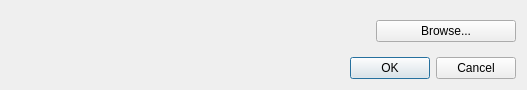
<?xml version="1.0" encoding="UTF-8"?>
<ui version="4.0">
 <class>ExtractDialog</class>
 <widget class="QDialog" name="ExtractDialog">
  <property name="geometry">
   <rect>
    <x>0</x>
    <y>0</y>
    <width>523</width>
    <height>94</height>
   </rect>
  </property>
  <property name="sizePolicy">
   <sizepolicy hsizetype="Maximum" vsizetype="Fixed">
    <horstretch>0</horstretch>
    <verstretch>0</verstretch>
   </sizepolicy>
  </property>
  <property name="windowTitle">
   <string>Extract frame ...</string>
  </property>
  <layout class="QVBoxLayout" name="verticalLayout" stretch="0,0">
   <property name="sizeConstraint">
    <enum>QLayout::SetFixedSize</enum>
   </property>
   <item>
    <widget class="QWidget" name="widget" native="true">
     <property name="sizePolicy">
      <sizepolicy hsizetype="Maximum" vsizetype="Fixed">
       <horstretch>0</horstretch>
       <verstretch>0</verstretch>
      </sizepolicy>
     </property>
     <layout class="QFormLayout" name="formLayout">
      <property name="sizeConstraint">
       <enum>QLayout::SetDefaultConstraint</enum>
      </property>
      <property name="fieldGrowthPolicy">
       <enum>QFormLayout::AllNonFixedFieldsGrow</enum>
      </property>
      <property name="rightMargin">
       <number>0</number>
      </property>
      <item row="1" column="0">
       <widget class="QLabel" name="labelPath">
        <property name="sizePolicy">
         <sizepolicy hsizetype="Expanding" vsizetype="Preferred">
          <horstretch>0</horstretch>
          <verstretch>0</verstretch>
         </sizepolicy>
        </property>
        <property name="minimumSize">
         <size>
          <width>350</width>
          <height>0</height>
         </size>
        </property>
        <property name="text">
         <string/>
        </property>
       </widget>
      </item>
      <item row="1" column="1">
       <widget class="QPushButton" name="browseButton">
        <property name="sizePolicy">
         <sizepolicy hsizetype="Fixed" vsizetype="Fixed">
          <horstretch>0</horstretch>
          <verstretch>0</verstretch>
         </sizepolicy>
        </property>
        <property name="minimumSize">
         <size>
          <width>140</width>
          <height>0</height>
         </size>
        </property>
        <property name="baseSize">
         <size>
          <width>140</width>
          <height>0</height>
         </size>
        </property>
        <property name="text">
         <string>Browse...</string>
        </property>
       </widget>
      </item>
     </layout>
    </widget>
   </item>
   <item>
    <widget class="QDialogButtonBox" name="buttonBox">
     <property name="orientation">
      <enum>Qt::Horizontal</enum>
     </property>
     <property name="standardButtons">
      <set>QDialogButtonBox::Cancel|QDialogButtonBox::Ok</set>
     </property>
    </widget>
   </item>
  </layout>
 </widget>
 <resources/>
 <connections>
  <connection>
   <sender>buttonBox</sender>
   <signal>accepted()</signal>
   <receiver>ExtractDialog</receiver>
   <slot>accept()</slot>
   <hints>
    <hint type="sourcelabel">
     <x>254</x>
     <y>110</y>
    </hint>
    <hint type="destinationlabel">
     <x>157</x>
     <y>119</y>
    </hint>
   </hints>
  </connection>
  <connection>
   <sender>buttonBox</sender>
   <signal>rejected()</signal>
   <receiver>ExtractDialog</receiver>
   <slot>reject()</slot>
   <hints>
    <hint type="sourcelabel">
     <x>254</x>
     <y>110</y>
    </hint>
    <hint type="destinationlabel">
     <x>263</x>
     <y>119</y>
    </hint>
   </hints>
  </connection>
 </connections>
</ui>
